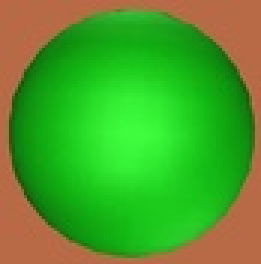
%> input picture sphere5.jpg, 87 x 88 px, shrunk from 198 x 200 before the run (shown 3 times larger)
$ octave watermark.m   (GNU Octave 9; MATLAB toolbox functions it lacks are replaced by stand-ins)
%> lines starting %> are read from the running program, lines starting %| are printed output that depends on the picture
im1 = imread('sphere5.jpg');
%> im1 is the input picture: size 88x87x3 uint8; mean R, G, B 75.5, 160.5, 40.7
im2 = imread('abc.jpg');
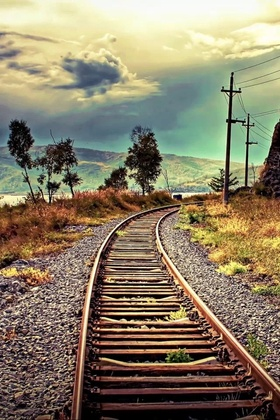
%> input picture abc.jpg, 280 x 420 px, shrunk from 640 x 960 before the run
%> im2 is the input picture: size 420x280x3 uint8; mean R, G, B 137.7, 126.9, 103.2

p = size(im1,1)/size(im2,1);
%> p = 0.21
q = size(im1,2)/size(im2,2);
%> q = 0.311

for i = 1:p*size(im2,1)
    for j = 1:q*size(im2,2)
        x = round(i/p);
        y = round(j/q);

        if(x < 1)
            x = 1;
        end

        if(y < 1)
            y = 1;
        end

        im_rescale(i,j,:) = im2(x,y,:);
    end
end
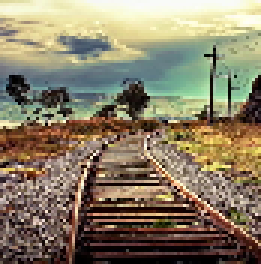
%> im_rescale: size 88x87x3 uint8 (shown 3 times larger); mean R, G, B 136.7, 125.8, 102.1

for i = 1:p*size(im2,1)
    for j = 1:q*size(im2,2)

        im_n(i,j,:) = 0.1 * im1(i,j,:) + im_rescale(i,j,:);
    end
end
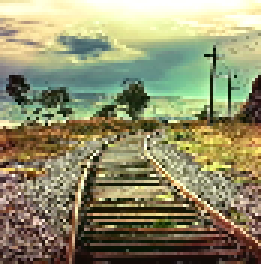
%> im_n: size 88x87x3 uint8 (shown 3 times larger); mean R, G, B 143.5, 141.5, 106.2

figure
imshow(im_rescale)
figure
imshow(im1)
figure
imshow(im_n)
